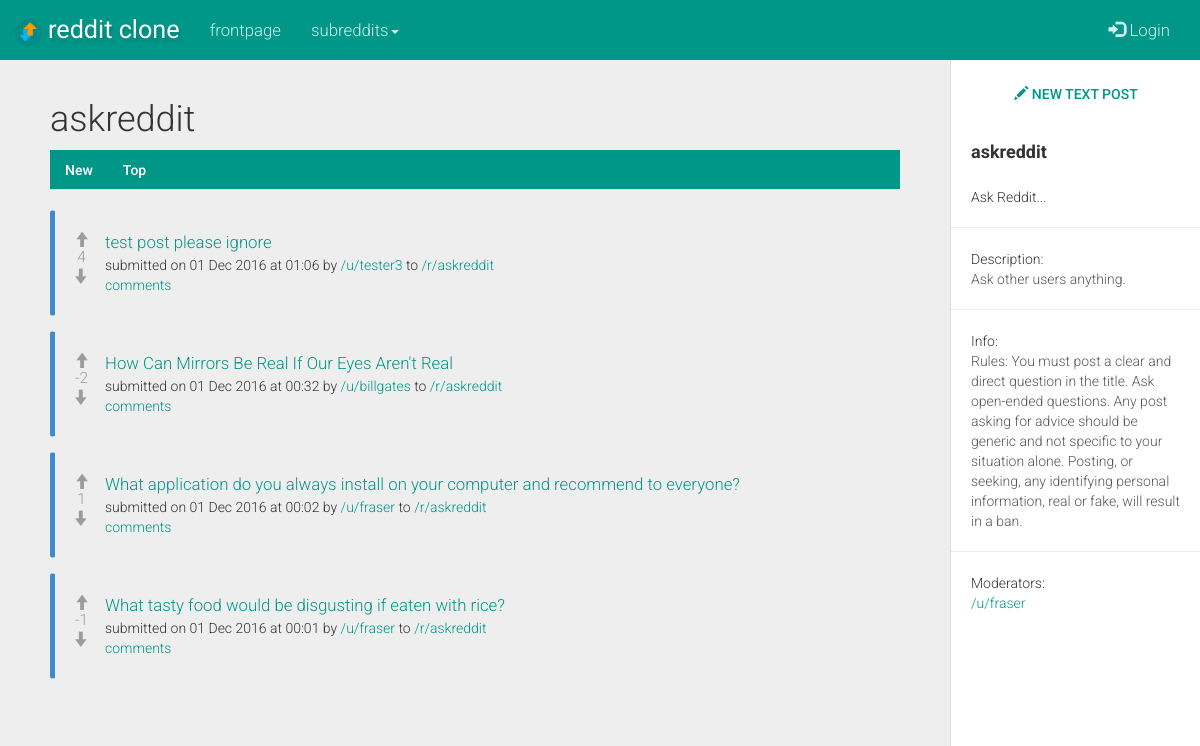
/r/askreddit/, run on the app's committed database.
### tables this page shows
CREATE TABLE subreddits (
  subreddit_id TEXT UNIQUE,
  subreddit_name TEXT UNIQUE,
  subreddit_title TEXT,
  subreddit_desc TEXT,
  subreddit_sidebar TEXT,
  subreddit_created_on TEXT,
  created_by_user TEXT
);

CREATE TABLE posts (
  post_id TEXT UNIQUE,
  related_subreddit_id TEXT,
  related_subreddit_name TEXT,
  related_user_id TEXT,
  post_type TEXT,
  post_title TEXT,
  url_friendly_title TEXT,
  post_link TEXT,
  post_textarea TEXT,
  post_timestamp TEXT,
  post_votes TEXT,
  upvoted_by_user TEXT,
  downvoted_by_user TEXT
);

### app.py (the view)
@app.route('/r/<string:subreddit>')
@app.route('/r/<string:subreddit>/')
def subreddit(subreddit):
  if subreddit:
    if 'username' in session:
      username = session['username']
    else:
      username = 'null'
    con = sqlite3.connect(db_location)
    con.row_factory = sqlite3.Row
    cursor = con.cursor()
    cursor.execute("SELECT * FROM subreddits WHERE subreddit_name=?",(subreddit, ))
    sub_exists = cursor.fetchall()
    cursor.execute("SELECT * FROM posts WHERE related_subreddit_name=? ORDER BY post_timestamp desc",(subreddit, ))
    sub_posts_new = cursor.fetchall()
    cursor.execute("SELECT * FROM posts WHERE related_subreddit_name=? ORDER BY cast(post_votes as REAL) DESC",(subreddit, ))
    sub_posts_top = cursor.fetchall()
    cursor.execute("SELECT related_post_id FROM comments")
    comments_count = cursor.fetchall()
    cursor.execute("SELECT post_id FROM posts WHERE upvoted_by_user LIKE ? AND related_subreddit_name=? ORDER BY post_timestamp desc",('%'+username+'%',subreddit))
    upvoted_by_user = cursor.fetchall()
    cursor.execute("SELECT post_id FROM posts WHERE downvoted_by_user LIKE ? AND related_subreddit_name=? ORDER BY post_timestamp desc",('%'+username+'%',subreddit))
    downvoted_by_user = cursor.fetchall()
    cursor.execute("SELECT post_id FROM posts WHERE upvoted_by_user LIKE ? AND related_subreddit_name=? ORDER BY cast(post_votes as REAL) desc",('%'+username+'%',subreddit))
    top_upvoted_by_user = cursor.fetchall()
    cursor.execute("SELECT post_id FROM posts WHERE downvoted_by_user LIKE ? AND related_subreddit_name=? ORDER BY cast(post_votes as REAL) desc",('%'+username+'%',subreddit))
    top_downvoted_by_user = cursor.fetchall()
    for row in sub_exists:
      session['subreddit'] = row["subreddit_name"]
      session['subreddit_id'] = row["subreddit_id"]
    now = str(datetime.utcnow())
    if sub_exists:
      return render_template('subreddit.html', sub = sub_exists, sub_posts_new = sub_posts_new, sub_posts_top = sub_posts_top, comments_count = comments_count, upvoted_by_user = upvoted_by_user, downvoted_by_user = downvoted_by_user, top_upvoted_by_user = top_upvoted_by_user, top_downvoted_by_user = top_downvoted_by_user)
    else:
      return render_template('subreddit.html', error = subreddit)

### app.py (called while the page is built)
@app.teardown_appcontext
def close_db_connection(exception):
  db = getattr(g, 'db', None)
  if db is not None:
    db.close()

### templates/subreddit.html (shortened to what this page needs)
{% extends "base.html" %}
{% block body %}
  {% if sub %}
    {% for row in sub %}
      <div id="wrapper">
        <div id="sidebar-wrapper">
            <ul class="sidebar-nav"><br>
                <a href="{{ url_for('submit_form', _anchor='link') }}" class="btn btn-primary btn-block btn-sq"> new link</a>
                <a href="{{ url_for('submit_form', _anchor='text') }}" class="btn btn-primary btn-block btn-sq"><span class="glyphicon glyphicon-pencil"> </span> new text post</a>
                <li class="sidebar-brand">
                    <strong>{{ row.subreddit_name }}</strong>
                </li>
                <li>
                    <small class="sidebar-item">{{ row.subreddit_title }}</small>
                </li>
                <hr>
                <li>
                    <small>Description:</small>
                    <p class="sidebar-item">{{ row.subreddit_desc }}</p>
                </li>
                <hr>
                <li>
                    <small>Info:</small>
                    <p class="sidebar-item">{{ row.subreddit_sidebar }}</p>
                </li>
                <hr>
                <li>
                    <small>Moderators:</small>
                    <p class="sidebar-item"><a href="{{ url_for('user',user=row.created_by_user) }}">/u/{{ row.created_by_user }}</a></p>
                </li>
            </ul>
        </div>
        <div id="page-content-wrapper">
            <div class="container-fluid">
                <div class="row">
                    <div class="col-lg-12">
                        <h1>{{ row.subreddit_name }}</h1>
                        <ul class="nav nav-tabs">
                          <li class="active" id="new-tab"><a href="#new" id="show-new"> New</a></li>
                          <li id="top-tab"><a href="#top" id="show-top"> Top</a></li>
                        </ul>
                       <div class="tab-content">
                       <div id="new" class="tab-pane fade in active">
                    {% set upvote_count = 0 %}
                    {% set downvote_count = 0 %}
                        {% for post in sub_posts_new %}
                          <div class="bs-callout bs-callout-primary">
                            <div class="post-votes noselect">
                              {% if session['username'] %}
                                <input type="hidden" class="upvoted-by-user" value="{{ session['username'] }}">
                                  {% if post.post_id in upvoted_by_user[upvote_count] %}
                                      <span class="glyphicon glyphicon-arrow-up prev-upvoted" id="prev-upvoted"> </span><br>
                                      {% set upvote_count = upvote_count + 1 %}
                                  {% else %}
                                      <span class="glyphicon glyphicon-arrow-up upvote" id="upvote"> </span><br>
                                  {% endif %}
                              {% else %}
                                <span class="glyphicon glyphicon-arrow-up upvote-disabled" data-toggle="modal" data-target="#vote-login"> </span><br>
                              {% endif %}
                              <span class="votes-number">{{ post.post_votes }}</span><br>
                              {% if session['username'] %}
                                <input type="hidden" class="downvoted-by-user" value="{{ session['username'] }}">
                                  {% if post.post_id in downvoted_by_user[downvote_count] %}
                                    <span class="glyphicon glyphicon-arrow-down prev-downvoted" id="prev-downvoted"> </span><br>
                                     {% set downvote_count = downvote_count + 1 %}
                                  {% else %}
                                    <span class="glyphicon glyphicon-arrow-down downvote" id="downvote"> </span><br>
                                  {% endif %}
                              {% else %}
                                <span class="glyphicon glyphicon-arrow-down downvote-disabled" data-toggle="modal" data-target="#vote-login"> </span><br>
                              {% endif %}
                            </div>
                          {% if post.post_type == 'link' %}
                            <a href="{{ ''.join([' ',post.post_link]) }}" class="sub-list-link" target="_blank">{{ post.post_title }} <span class="#"></span></a><br>
                          {% else %}
                            <a href="{{ url_for('comments_section', subreddit = post.related_subreddit_name, post_id = post.post_id, post_title = post.url_friendly_title) }}" class="sub-list-link">{{ post.post_title }} </a><br>
                          {% endif %}
                            <small>submitted on {{ post.post_timestamp }} by <a href="{{ url_for('user',user=post.related_user_id) }}">/u/{{ post.related_user_id }}</a> to <a href="{{ url_for('subreddit',subreddit=post.related_subreddit_name) }}">/r/{{ post.related_subreddit_name }}</a> </small>
                            <br><small><a href="{{ url_for('comments_section', subreddit = post.related_subreddit_name, post_id = post.post_id, post_title = post.url_friendly_title) }}">comments</a></small>
                          </div>
                        {% endfor %}
                       </div>
                    {% set top_upvote_count = 0 %}
                    {% set top_downvote_count = 0 %}
                       </div>
                    </div>
                </div>
            </div>
        </div>
    </div>
    {% endfor %}
  {% endif %}
{% endblock %}

### static/css/style.css (style rules this page uses)
small { font-size: 100%; }
.sidebar-nav > .btn { margin: 10px 0px !important; }
.btn-sq { border-radius: 0px !important; }
.post-votes { float: left; width: 40px; height: 50px; text-align: center; padding-right: 7px; margin-left: -10px; font-size: 1.1em; }
.votes-number { color: #9c9c9c; }
.upvote-disabled { cursor: pointer; color: #9c9c9c; }
.downvote-disabled { cursor: pointer; color: #9c9c9c; }
.bs-callout { padding: 20px; margin: 20px 0; border: 1px solid #eee; border-left-width: 5px; border-radius: 3px; }
.bs-callout+.bs-callout { margin-top: -5px; }
.bs-callout-primary { border-left-color: #428bca; }
.sub-list-link { font-size: 1.2em; }
#sidebar-wrapper { position: fixed !important; top: 0px; overflow-y: scroll !important; }
#page-content-wrapper { position: relative !important; }
.bs-callout > small { white-space: pre; }
.noselect { -webkit-touch-callout: none; -webkit-user-select: none; -khtml-user-select: none; -moz-user-select: none; -ms-user-select: none; user-select: none; }

### static/css/sidebar.css (style rules this page uses)
body { overflow-x: hidden; }
#wrapper { margin-top: -20px; padding-left: 0; -webkit-transition: all 0.5s ease; -moz-transition: all 0.5s ease; -o-transition: all 0.5s ease; transition: all 0.5s ease; }
#sidebar-wrapper { z-index: 1000; position: absolute; right: 0px; width: 0; height: 100%; margin-left: -250px; overflow: hidden; background: #fff; border-left: 1px solid #dcdcdc; -webkit-transition: all 0.5s ease; -moz-transition: all 0.5s ease; -o-transition: all 0.5s ease; transition: all 0.5s ease; }
#page-content-wrapper { width: 100%; position: absolute; padding: 15px; }
.sidebar-nav { position: absolute; top: 0; width: 250px; margin: 0; padding: 0; list-style: none; }
.sidebar-nav li { margin: 0px 20px 0px 20px; }
.sidebar-nav li p { color:#565656; word-wrap: break-word; }
.sidebar-nav > .sidebar-brand { height: 65px; font-size: 18px; line-height: 60px; }
@media (min-width:1024px) { #wrapper { margin-top: -20px; padding-right: 250px; } }
@media (min-width:1024px) { #sidebar-wrapper { width: 250px; } }
@media (min-width:1024px) { #page-content-wrapper { padding: 20px; position: relative; } }

### data on the page
subreddits: subreddit_name "askreddit", subreddit_title "Ask Reddit...", subreddit_desc "Ask other users anything.", subreddit_sidebar "Rules: You must post a clear and direct question in the title. Ask open-ended questions. Any post asking for advice should be generic and not specific to your situation alone. Posting, or seeking, any identifying personal information, real or fake, will result in a ban.", created_by_user "fraser"
posts: post_votes "4", post_title "test post please ignore", post_timestamp "01 Dec 2016 at 01:06", related_user_id "tester3", related_subreddit_name "askreddit"
posts: post_votes "-2", post_title "How Can Mirrors Be Real If Our Eyes Aren't Real", post_timestamp "01 Dec 2016 at 00:32", related_user_id "billgates", related_subreddit_name "askreddit"
posts: post_votes "1", post_title "What application do you always install on your computer and recommend to everyone?", post_timestamp "01 Dec 2016 at 00:02", related_user_id "fraser", related_subreddit_name "askreddit"
posts: post_votes "-1", post_title "What tasty food would be disgusting if eaten with rice?", post_timestamp "01 Dec 2016 at 00:01", related_user_id "fraser", related_subreddit_name "askreddit"
